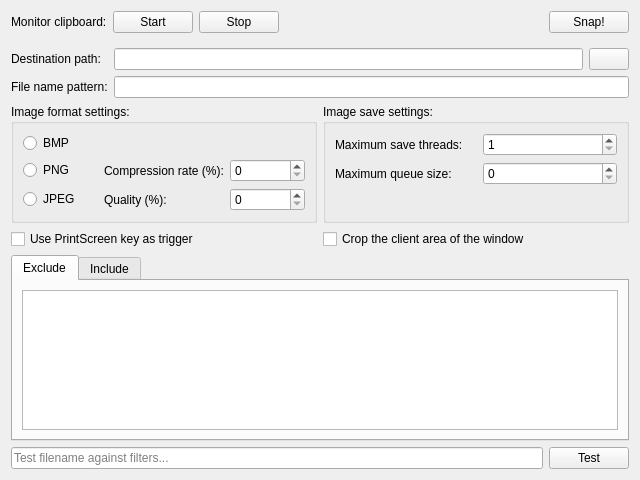
<?xml version="1.0" encoding="UTF-8"?>
<ui version="4.0">
 <class>SAB::SnapshotsForm</class>
 <widget class="QWidget" name="SAB::SnapshotsForm">
  <property name="geometry">
   <rect>
    <x>0</x>
    <y>0</y>
    <width>640</width>
    <height>480</height>
   </rect>
  </property>
  <property name="windowTitle">
   <string>Form</string>
  </property>
  <layout class="QFormLayout" name="formLayout">
   <item row="0" column="0" colspan="2">
    <widget class="QWidget" name="widget" native="true">
     <layout class="QHBoxLayout" name="horizontalLayout">
      <property name="leftMargin">
       <number>0</number>
      </property>
      <property name="topMargin">
       <number>0</number>
      </property>
      <property name="rightMargin">
       <number>0</number>
      </property>
      <property name="bottomMargin">
       <number>9</number>
      </property>
      <item>
       <widget class="QLabel" name="label_2">
        <property name="text">
         <string>Monitor clipboard:</string>
        </property>
       </widget>
      </item>
      <item>
       <widget class="QPushButton" name="Start">
        <property name="text">
         <string>Start</string>
        </property>
        <property name="icon">
         <iconset resource="../../resources/icons.qrc">
          <normaloff>:/icons/media_controls_play_small.png</normaloff>:/icons/media_controls_play_small.png</iconset>
        </property>
        <property name="checkable">
         <bool>true</bool>
        </property>
        <property name="autoExclusive">
         <bool>true</bool>
        </property>
       </widget>
      </item>
      <item>
       <widget class="QPushButton" name="Stop">
        <property name="text">
         <string>Stop</string>
        </property>
        <property name="icon">
         <iconset resource="../../resources/icons.qrc">
          <normaloff>:/icons/media_controls_stop_small.png</normaloff>:/icons/media_controls_stop_small.png</iconset>
        </property>
        <property name="checkable">
         <bool>true</bool>
        </property>
        <property name="autoExclusive">
         <bool>true</bool>
        </property>
       </widget>
      </item>
      <item>
       <spacer name="horizontalSpacer">
        <property name="orientation">
         <enum>Qt::Horizontal</enum>
        </property>
        <property name="sizeHint" stdset="0">
         <size>
          <width>40</width>
          <height>20</height>
         </size>
        </property>
       </spacer>
      </item>
      <item>
       <widget class="QPushButton" name="Snap">
        <property name="toolTip">
         <string>Try to snap and save the current content of the clipboard.</string>
        </property>
        <property name="text">
         <string>Snap!</string>
        </property>
        <property name="icon">
         <iconset resource="../../resources/icons.qrc">
          <normaloff>:/icons/arrow_large_down.png</normaloff>:/icons/arrow_large_down.png</iconset>
        </property>
       </widget>
      </item>
     </layout>
    </widget>
   </item>
   <item row="2" column="0">
    <widget class="QLabel" name="label">
     <property name="text">
      <string>Destination path:</string>
     </property>
    </widget>
   </item>
   <item row="2" column="1">
    <widget class="QWidget" name="widget_3" native="true">
     <layout class="QHBoxLayout" name="horizontalLayout_3">
      <property name="leftMargin">
       <number>0</number>
      </property>
      <property name="topMargin">
       <number>0</number>
      </property>
      <property name="rightMargin">
       <number>0</number>
      </property>
      <property name="bottomMargin">
       <number>0</number>
      </property>
      <item>
       <widget class="QLineEdit" name="Path">
        <property name="toolTip">
         <string>Directory where to save snapshots.
If left blank, files will be saved to the current user's pictures folder.</string>
        </property>
       </widget>
      </item>
      <item>
       <widget class="QPushButton" name="PathBrowse">
        <property name="toolTip">
         <string>Browse folders...</string>
        </property>
        <property name="text">
         <string/>
        </property>
        <property name="icon">
         <iconset resource="../../resources/icons.qrc">
          <normaloff>:/icons/folder_classic.png</normaloff>:/icons/folder_classic.png</iconset>
        </property>
       </widget>
      </item>
     </layout>
    </widget>
   </item>
   <item row="3" column="0">
    <widget class="QLabel" name="label_7">
     <property name="text">
      <string>File name pattern:</string>
     </property>
    </widget>
   </item>
   <item row="3" column="1">
    <widget class="QLineEdit" name="Pattern">
     <property name="toolTip">
      <string>Pattern for the file naming.
May contain variables (enclosed by %) and the directory separator.
%stamp% - snapshot time stamp
%title% - foreground window title, not safe, because may contain any characters
%name% - name of the executable file (without .exe)
%folder% - name of the directory where the executable file is located
%auto% - auto name, tries to use the %title% first, if not safe, uses %folder%</string>
     </property>
    </widget>
   </item>
   <item row="4" column="0" colspan="2">
    <widget class="QWidget" name="widget_2" native="true">
     <layout class="QHBoxLayout" name="horizontalLayout_2">
      <property name="leftMargin">
       <number>0</number>
      </property>
      <property name="topMargin">
       <number>0</number>
      </property>
      <property name="rightMargin">
       <number>0</number>
      </property>
      <property name="bottomMargin">
       <number>0</number>
      </property>
      <item>
       <widget class="QGroupBox" name="groupBox_2">
        <property name="title">
         <string>Image format settings:</string>
        </property>
        <layout class="QGridLayout" name="gridLayout">
         <item row="1" column="5">
          <widget class="QSpinBox" name="Compression">
           <property name="toolTip">
            <string>The compression rate of the PNG image as a percentage.
The larger the value, the lower the size, but also the higher load.
On weak systems, too high value can cause the queue overflow and freezing.
It's not recommended to set values above 50% -
the result difference is not significant, but the requirements increase very much.</string>
           </property>
           <property name="maximum">
            <number>100</number>
           </property>
          </widget>
         </item>
         <item row="1" column="0">
          <widget class="QRadioButton" name="FormatPNG">
           <property name="text">
            <string>PNG</string>
           </property>
          </widget>
         </item>
         <item row="1" column="1">
          <widget class="QLabel" name="label_4">
           <property name="text">
            <string>Compression rate (%):</string>
           </property>
          </widget>
         </item>
         <item row="0" column="0">
          <widget class="QRadioButton" name="FormatBMP">
           <property name="text">
            <string>BMP</string>
           </property>
          </widget>
         </item>
         <item row="2" column="0">
          <widget class="QRadioButton" name="FormatJPEG">
           <property name="text">
            <string>JPEG</string>
           </property>
          </widget>
         </item>
         <item row="2" column="1">
          <widget class="QLabel" name="label_6">
           <property name="text">
            <string>Quality (%):</string>
           </property>
          </widget>
         </item>
         <item row="2" column="5">
          <widget class="QSpinBox" name="Quality">
           <property name="toolTip">
            <string>The quality of the compressed JPEG image as a percentage.
The smaller the value, the lower the size of the result file, but the image quality is worse.</string>
           </property>
           <property name="maximum">
            <number>100</number>
           </property>
          </widget>
         </item>
        </layout>
       </widget>
      </item>
      <item>
       <widget class="QGroupBox" name="groupBox">
        <property name="title">
         <string>Image save settings:</string>
        </property>
        <layout class="QFormLayout" name="formLayout_2">
         <property name="horizontalSpacing">
          <number>20</number>
         </property>
         <item row="0" column="0">
          <widget class="QLabel" name="label_3">
           <property name="text">
            <string>Maximum save threads:</string>
           </property>
          </widget>
         </item>
         <item row="0" column="1">
          <widget class="QSpinBox" name="MaximumSavers">
           <property name="toolTip">
            <string>The maximum number of simultaneously saving images.
In case of overflow, the image will be postponed in the queue.
On high end systems, you can increase this value, but moderately,
so as not to get freezing and excessive load.</string>
           </property>
           <property name="minimum">
            <number>1</number>
           </property>
           <property name="maximum">
            <number>20</number>
           </property>
          </widget>
         </item>
         <item row="1" column="0">
          <widget class="QLabel" name="label_5">
           <property name="text">
            <string>Maximum queue size:</string>
           </property>
          </widget>
         </item>
         <item row="1" column="1">
          <widget class="QSpinBox" name="MaximumQueue">
           <property name="toolTip">
            <string>The maximum number of images that can be postponed for further saving to the disk.
If you get too large queue size at once, then your system cannot compress and save images fast enough.
Try to reduce the compression rate to resolve this.
Don't set too high this value, because it can lead to memory overflow.</string>
           </property>
          </widget>
         </item>
        </layout>
       </widget>
      </item>
     </layout>
    </widget>
   </item>
   <item row="6" column="0" colspan="2">
    <widget class="QTabWidget" name="FiltersTabs">
     <property name="currentIndex">
      <number>0</number>
     </property>
     <widget class="QWidget" name="ExcludeTab">
      <attribute name="title">
       <string>Exclude</string>
      </attribute>
      <layout class="QVBoxLayout" name="verticalLayout">
       <item>
        <widget class="QPlainTextEdit" name="Exclude">
         <property name="toolTip">
          <string>One or more filters by the path and name of the executable file.
If there is a match, then this file will be ignored.
Filters are separated by a new line and can be commented out with the symbol #.
Examples:
c:\Program Files\*
#c:\Program Files (x86)\*
c:\Windows\*
firefox.exe </string>
         </property>
        </widget>
       </item>
      </layout>
     </widget>
     <widget class="QWidget" name="IncludeTab">
      <attribute name="title">
       <string>Include</string>
      </attribute>
      <layout class="QVBoxLayout" name="verticalLayout_2">
       <item>
        <widget class="QPlainTextEdit" name="Include">
         <property name="toolTip">
          <string>One or more filters by the path and name of the executable file.
If there is no match, then this file will be ignored.
Filters are separated by a new line and can be commented out with the symbol #.
Examples:
#c:\Tools\*
c:\Games\*
firefox.exe</string>
         </property>
        </widget>
       </item>
      </layout>
     </widget>
    </widget>
   </item>
   <item row="7" column="0" colspan="2">
    <widget class="QWidget" name="widget_4" native="true">
     <layout class="QHBoxLayout" name="horizontalLayout_4">
      <property name="leftMargin">
       <number>0</number>
      </property>
      <property name="topMargin">
       <number>0</number>
      </property>
      <property name="rightMargin">
       <number>0</number>
      </property>
      <property name="bottomMargin">
       <number>0</number>
      </property>
      <item>
       <widget class="QLineEdit" name="FiltersSubject">
        <property name="placeholderText">
         <string>Test filename against filters...</string>
        </property>
       </widget>
      </item>
      <item>
       <widget class="QPushButton" name="FiltersTest">
        <property name="text">
         <string>Test</string>
        </property>
       </widget>
      </item>
     </layout>
    </widget>
   </item>
   <item row="5" column="0" colspan="2">
    <widget class="QWidget" name="widget_5" native="true">
     <layout class="QHBoxLayout" name="horizontalLayout_5">
      <property name="leftMargin">
       <number>0</number>
      </property>
      <property name="topMargin">
       <number>0</number>
      </property>
      <property name="rightMargin">
       <number>0</number>
      </property>
      <property name="bottomMargin">
       <number>0</number>
      </property>
      <item>
       <widget class="QCheckBox" name="UseTrigger">
        <property name="toolTip">
         <string>For automatic snapshots, a system event - clipboard update - is monitored.
However, third-party programs can cause this event without even changing the clipboard content.
Therefore, in order to avoid false operation, it's worth to check the clipboard only if the PrintScreen key was pressed.
You can disable this option if, for example, you want to automatically save all the images sent to the clipboard.</string>
        </property>
        <property name="text">
         <string>Use PrintScreen key as trigger</string>
        </property>
       </widget>
      </item>
      <item>
       <widget class="QCheckBox" name="CropWindow">
        <property name="toolTip">
         <string>Try to crop the client area of the active window from the image.
If Alt+PrintScreen is used, then there will be no cropping.</string>
        </property>
        <property name="text">
         <string>Crop the client area of the window</string>
        </property>
       </widget>
      </item>
     </layout>
    </widget>
   </item>
  </layout>
 </widget>
 <resources>
  <include location="../../resources/icons.qrc"/>
 </resources>
 <connections/>
</ui>
